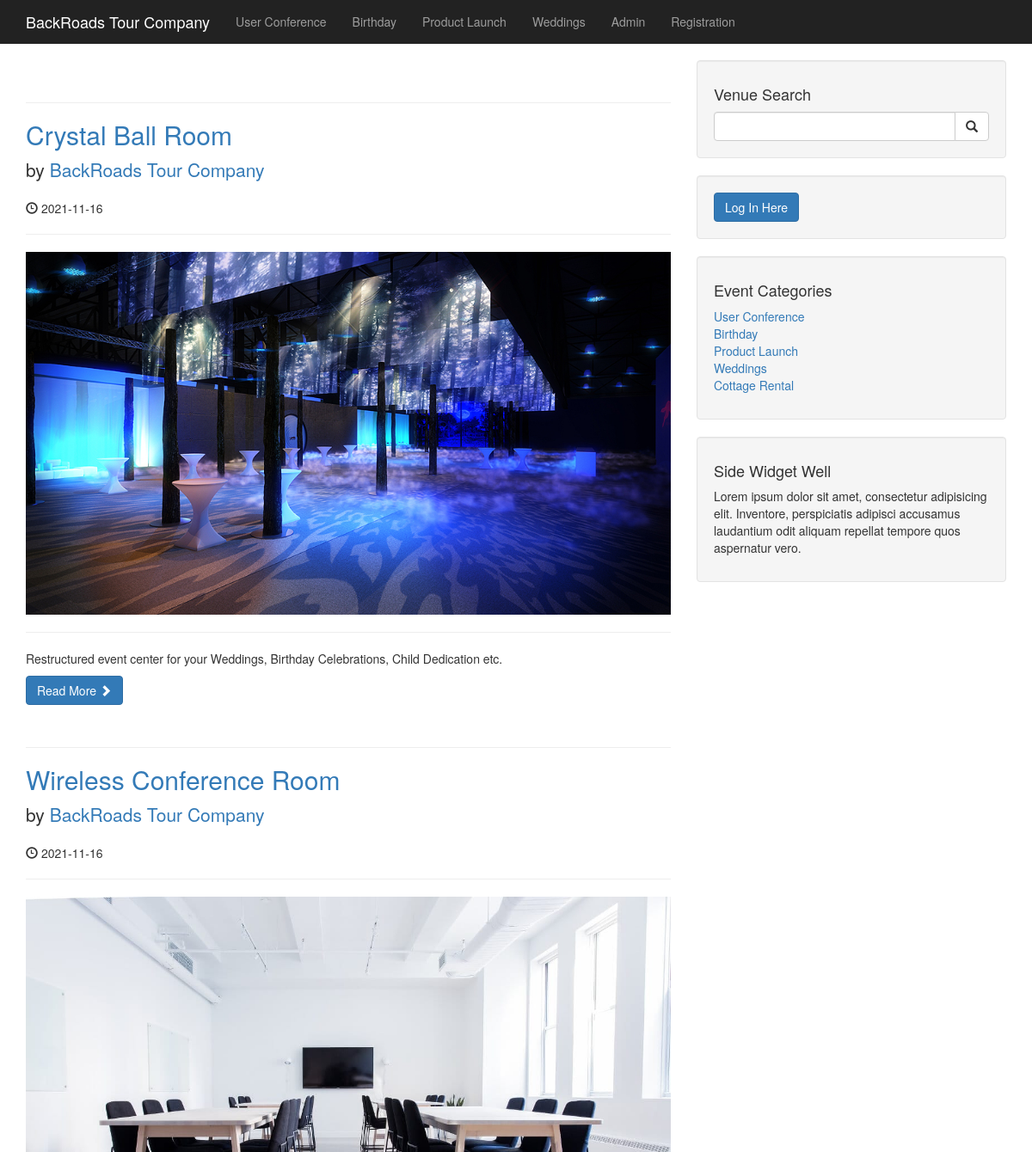
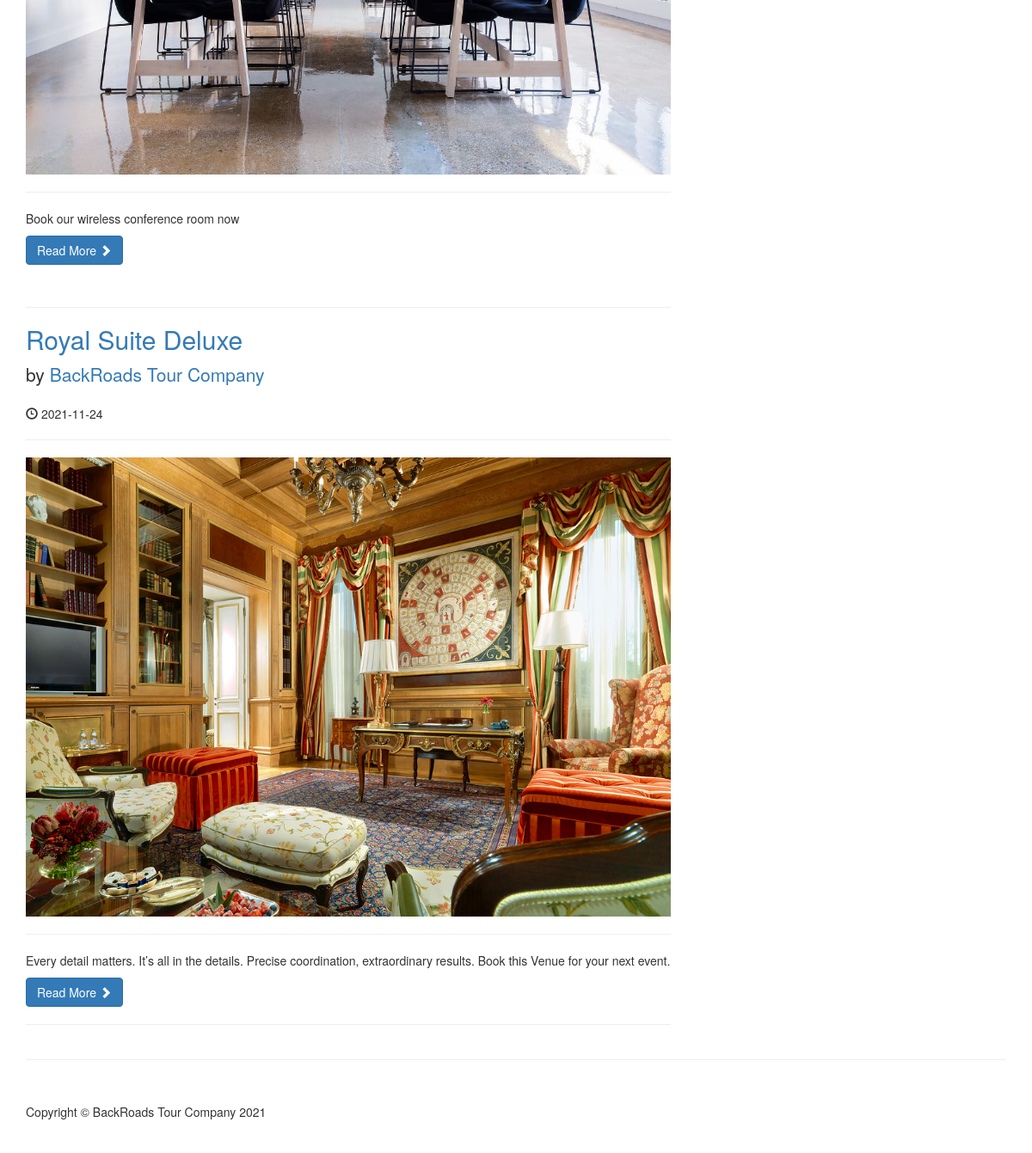
The page / on the database its author committed (2 pictures, top to bottom).
### tables this page shows
CREATE TABLE `categories` (
  `cat_id` int(3) NOT NULL,
  `cat_title` varchar(255) NOT NULL
);

CREATE TABLE `posts` (
  `post_id` int(3) NOT NULL,
  `post_category_id` int(3) NOT NULL,
  `post_title` varchar(255) NOT NULL,
  `post_author` varchar(255) NOT NULL,
  `post_date` date NOT NULL,
  `post_image` text NOT NULL,
  `post_content` text NOT NULL,
  `post_tags` varchar(255) NOT NULL,
  `post_comment_count` int(11) NOT NULL,
  `post_status` varchar(255) NOT NULL DEFAULT 'draft'
);

### index.php (the view, shortened to what this page needs)
<?php include "./includes/header.php"; ?>
<?php include "./includes/db.php"; ?>
<?php include "./includes/navigation.php"; ?>
<div class="container">
    <div class="row">
    <div class="col-md-8">
<?php
    $query = "SELECT * FROM posts";
    $select_all_posts_query = mysqli_query($connection,$query);
    while($row = mysqli_fetch_array($select_all_posts_query)){
        $post_id = $row['post_id'];
        $post_title = $row['post_title'];
        $post_author = $row['post_author'];
        $post_date = $row['post_date'];
        $post_image = $row['post_image'];
        $post_content = $row['post_content'];
        $post_status = $row['post_status'];
        if($post_status == 'published'){
?>
    <h1 class="page-header">
    </h1>
    <h2>
        <a href="post.php?p_id=<?php echo $post_id; ?>"><?php echo $post_title; ?></a>
    </h2>
    <p class="lead">
        by <a href="index.php"><?php echo $post_author; ?></a>
    </p>
    <p><span class="glyphicon glyphicon-time"></span> <?php echo $post_date; ?></p>
    <hr>
    <img class="img-responsive" src="images/<?php echo $post_image ?>" alt="">
    <hr>
    <p><?php echo $post_content; ?></p>
    <a class="btn btn-primary" href="post.php?p_id=<?php echo $post_id; ?>">Read More <span class="glyphicon glyphicon-chevron-right"></span></a>
<?php } } ?>
        <hr>
    </div>
<?php include "./includes/sidebar.php"; ?>
</div>
<hr>
<?php include "./includes/footer.php"; ?>

### includes/navigation.php (shortened to what this page needs)
<nav class="navbar navbar-inverse navbar-fixed-top" role="navigation">
    <div class="container">
<div class="navbar-header">
    <a class="navbar-brand" href="index.php" style="color: white;">BackRoads Tour Company</a>
</div>
<div class="collapse navbar-collapse" id="bs-example-navbar-collapse-1">
<ul class="nav navbar-nav">
    <?php
    $query = "SELECT * FROM categories LIMIT 4";
    $select_all_categories = mysqli_query($connection, $query);
    while($row = mysqli_fetch_array($select_all_categories)){
        $cat_id = $row['cat_id'];
        $cat_title = $row['cat_title'];
        echo "<li><a href='category.php?category=$cat_id'>{$cat_title}</a></li>";
    }
?>
        <li>
            <a href="./admin/index.php">Admin</a>
        </li>
        <li>
            <a href="registration.php">Registration</a>
        </li>
    </ul>
</div>
</div>
</nav>

### includes/sidebar.php (shortened to what this page needs)
<div class="col-md-4">
    <div class="well">
        <h4>Venue Search</h4>
        <form action="search.php" method="post">
        <div class="input-group">
            <input type="text" name="search" class="form-control">
            <span class="input-group-btn">
                <button name="submit" class="btn btn-default" type="submit">
                    <span class="glyphicon glyphicon-search"></span>
            </button>
            </span>
        </div>
        </form>
</div>
<div class="well">
  <button type="submit" class="btn btn-primary login" > Log In Here </button>
</div>
  <div class="well">
<?php
  $query = "SELECT * FROM categories LIMIT 5";
  $select_categories_sidebar = mysqli_query($connection, $query);
?>
  <h4>Event Categories</h4>
    <div class="row">
        <div class="col-lg-12">
            <ul class="list-unstyled">
        <?php
            while($row = mysqli_fetch_array($select_categories_sidebar)){
            $cat_title = $row['cat_title'];
            $cat_id = $row['cat_id'];
            echo "<li><a href='category.php?category=$cat_id'>{$cat_title}</a></li>";
          }
        ?>
          </ul>
        </div>
      </div>
</div>
<?php include "widget.php"; ?>
</div>

### css/blog-home.css (style rules this page uses)
body { padding-top: 70px; }

### rows shown on the page
categories: cat_title "User Conference"
categories: cat_title "Birthday"
categories: cat_title "Product Launch"
categories: cat_title "Weddings"
posts: post_title "Crystal Ball Room", post_author "BackRoads Tour Company", post_date "2021-11-16", post_image (picture), post_content "Restructured event center for your Weddings, Birthday Celebrations, Child Dedication etc."
posts: post_title "Wireless Conference Room", post_author "BackRoads Tour Company", post_date "2021-11-16", post_image (picture), post_content "Book our wireless conference room now"
posts: post_title "Royal Suite Deluxe", post_author "BackRoads Tour Company", post_date "2021-11-24", post_image (picture), post_content "Every detail matters. It’s all in the details. Precise coordination, extraordinary results. Book this Venue for your next event."
categories: cat_title "Cottage Rental"
